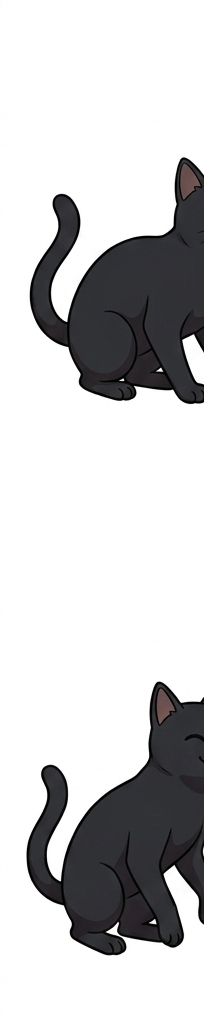
#> input picture packs/pack_01_daily/raw/scene_01.png, 204 x 1024 px; its folder holds only this picture in this run
$ python auto_motion_engine.py ../packs/pack_01_daily/raw
#> lines starting #> are read from the running program, lines starting #| are printed output that depends on the picture; after the words box and inside, x2 and y2 are one past the last pixel; in counts of white or black regions, pixels touching at a corner belong together
"""
auto_motion_engine.py - 全自動 2D 角色動作與物理物理動態引擎 (Procedural Character Motion Engine)

功能：
只需輸入一張原始貼圖 (raw image) 或指定 prompt 文件，
引擎將自動進行語意分析，掛載專屬的 2D 肢體骨架、柔性變形場 (Deformation Field) 與粒子系統，
一鍵自動演算生成 12 畫格 / 3.0 秒完美循環的 LINE 官方 APNG 動態貼圖！

支援動作模式 (Motion Archetypes)：
1. dance / celebrate : 扭腰跳舞、雙爪輪流高舉狂歡、漫天噴灑鈔票/彩帶金幣
2. cry / trapped     : 悲傷抽泣垂頭、雙眼擠壓、瀑布湧淚與淚滴噴發
3. jump / off_work   : 蓄力下壓 ➔ 騰空大跳躍 ➔ 雙爪大張歡呼 ➔ 落地彈性回彈
4. sneak / slack     : 賊頭賊腦左右斜視、嘴中魚兒/道具擺動、偷偷摸魚
5. melt / tang_ping  : 像液體般攤平融化擴散、生無可戀呼吸起伏
6. soul_out          : 靈魂出竅半透明升空、歡呼飄向門口
7. stock_crash       : 震驚恐慌高頻顫抖、綠色暴跌箭頭脈衝
8. auto              : 自動解析 prompt 關鍵字匹配最佳動作！
"""

import os
import sys
import math
import argparse
import re
from pathlib import Path
import cv2
import numpy as np
from PIL import Image, ImageFilter, ImageEnhance
from apng import APNG

def remove_background(img_bgr, tolerance=(25, 25, 25)):
    h, w = img_bgr.shape[:2]
    img_bgra = cv2.cvtColor(img_bgr, cv2.COLOR_BGR2BGRA)
    bgr = img_bgr.copy()
    mask = np.zeros((h + 2, w + 2), np.uint8)

    perimeter = []
    step = max(4, min(h, w) // 250)
    for x in range(0, w, step):
        perimeter.append((x, 0))
        perimeter.append((x, h - 1))
    for y in range(0, h, step):
        perimeter.append((0, y))
        perimeter.append((w - 1, y))

    for pt in perimeter:
        if mask[pt[1] + 1, pt[0] + 1] == 0:
            bg_color = bgr[pt[1], pt[0]]
            if int(bg_color[0]) + int(bg_color[1]) + int(bg_color[2]) > 280:
                cv2.floodFill(bgr, mask, pt, (0, 255, 0), tolerance, tolerance, cv2.FLOODFILL_FIXED_RANGE)

    bg_mask = mask[1:-1, 1:-1]
    fg_mask = (bg_mask == 0).astype(np.uint8) * 255
    alpha = cv2.GaussianBlur(fg_mask, (5, 5), 0)
    img_bgra[:, :, 3] = alpha
    return img_bgra

def ensure_white_diecut(img_bgra, border_px=8):
    alpha = img_bgra[:, :, 3]
    binary = (alpha > 20).astype(np.uint8) * 255
    k_size = border_px * 2 + 1
    kernel = cv2.getStructuringElement(cv2.MORPH_ELLIPSE, (k_size, k_size))
    dilated_mask = cv2.dilate(binary, kernel)
    dilated_alpha = cv2.GaussianBlur(dilated_mask, (5, 5), 0)

    h, w = img_bgra.shape[:2]
    white_layer = np.full((h, w, 4), 255, dtype=np.uint8)
    white_layer[:, :, 3] = dilated_alpha

    fg_pil = Image.fromarray(cv2.cvtColor(img_bgra, cv2.COLOR_BGRA2RGBA))
    bg_pil = Image.fromarray(cv2.cvtColor(white_layer, cv2.COLOR_BGRA2RGBA))
    combined = Image.alpha_composite(bg_pil, fg_pil)
    return cv2.cvtColor(np.array(combined), cv2.COLOR_RGBA2BGRA)

def detect_motion_type(prompt_text: str) -> str:
    txt = prompt_text.lower()
    if any(k in txt for k in ["跳舞", "dance", "漲停", "數錢", "慶祝", "celebrat", "歐印", "財富自由"]):
        return "dance"
    elif any(k in txt for k in ["套房", "流淚", "哭", "cry", "sob", "tears", "悲傷", "後悔"]):
        return "cry"
    elif any(k in txt for k in ["下班", "跳躍", "jump", "leap", "飛", "soar", "自由"]):
        return "jump"
    elif any(k in txt for k in ["摸魚", "sneak", "sly", "偷懶", "魚", "fish"]):
        return "sneak"
    elif any(k in txt for k in ["躺平", "融化", "不想上班", "melt", "liquid", "puddle", "被被"]):
        return "melt"
    elif any(k in txt for k in ["靈魂出竅", "soul", "ghost", "空殼"]):
        return "soul_out"
    elif any(k in txt for k in ["跌", "崩盤", "crash", "green arrow", "shock"]):
        return "stock_crash"
    return "dance" # default cheerful motion

class MotionEngine:
    def __init__(self, raw_image_path: str):
        raw = cv2.imread(raw_image_path, cv2.IMREAD_UNCHANGED)
        if raw is None:
            raise FileNotFoundError(f"Cannot load image: {raw_image_path}")

        # Check alpha
        if len(raw.shape) == 3 and raw.shape[2] == 4:
            if not np.any(raw[:, :, 3] < 250):
                raw = remove_background(raw[:, :, :3])
        else:
            raw = remove_background(raw)

        raw = ensure_white_diecut(raw, border_px=8)
        self.raw_bgra = raw
        self.h, self.w = raw.shape[:2]

        # Crop tight
        alpha = raw[:, :, 3]
        y_idx, x_idx = np.where(alpha > 10)
        if len(y_idx) > 0:
            self.cropped_bgra = raw[min(y_idx):max(y_idx)+1, min(x_idx):max(x_idx)+1]
        else:
            self.cropped_bgra = raw

        self.ch, self.cw = self.cropped_bgra.shape[:2]

        # Fit into 320x270 target with padding
        scale = min(300.0 / self.cw, 250.0 / self.ch)
        self.nw = int(round(self.cw * scale))
        self.nh = int(round(self.ch * scale))
        if self.nw % 2 != 0: self.nw -= 1
        if self.nh % 2 != 0: self.nh -= 1

        pil_cr = Image.fromarray(cv2.cvtColor(self.cropped_bgra, cv2.COLOR_BGRA2RGBA))
        self.base_pil = pil_cr.resize((self.nw, self.nh), Image.Resampling.LANCZOS)
        self.base_bgra = cv2.cvtColor(np.array(self.base_pil), cv2.COLOR_RGBA2BGRA)

        self.target_w = 320
        self.target_h = 270

    def render_motion(self, motion_type: str, total_frames=12, frame_duration_ms=250):
        print(f"Rendering motion '{motion_type}' ({total_frames} frames)...")
        frames = []

        for i in range(total_frames):
            t = i / float(total_frames)
            sin_t = math.sin(t * 2 * math.pi)
            cos_t = math.cos(t * 2 * math.pi)
            sin_2t = math.sin(t * 4 * math.pi)

            canvas_bgra = np.zeros((self.target_h, self.target_w, 4), dtype=np.uint8)
            base_x = (self.target_w - self.nw) // 2
            base_y = (self.target_h - self.nh) // 2

            bw, bh = self.nw, self.nh
            map_x, map_y = np.meshgrid(np.arange(bw, dtype=np.float32), np.arange(bh, dtype=np.float32))

            # -----------------------------------------------------------------
            # 1. 跳舞 / 慶祝 / 漲停板 (Dance / Celebration)
            # -----------------------------------------------------------------
            if motion_type == "dance":
                # Rhythmic hip sway & head bop
                sway_x = sin_t * 8.0
                bop_y = -abs(sin_2t) * 10.0
                rot_angle = sin_t * 0.08 # ±4.5 deg

                cx, cy = bw / 2.0, bh * 0.85
                rel_x = map_x - cx
                rel_y = map_y - cy

                # Dynamic warp (upper body sways more than bottom)
                height_weight = (1.0 - (map_y / float(bh)))**1.2
                dx = (rel_x * (math.cos(rot_angle) - 1.0) - rel_y * math.sin(rot_angle) + sway_x) * height_weight
                dy = (rel_x * math.sin(rot_angle) + rel_y * (math.cos(rot_angle) - 1.0) + bop_y) * height_weight

                warped = cv2.remap(self.base_bgra, (map_x - dx).astype(np.float32), (map_y - dy).astype(np.float32), cv2.INTER_LINEAR, borderMode=cv2.BORDER_CONSTANT, borderValue=[0,0,0,0])

                # Overlay onto canvas
                canvas_bgra[base_y:base_y+bh, base_x:base_x+bw] = warped

                # Add falling confetti / gold sparkles
                for c_idx in range(8):
                    cp_t = (t + c_idx / 8.0) % 1.0
                    cx_p = int((c_idx * 40 + math.sin(cp_t * 4 * math.pi) * 20) % self.target_w)
                    cy_p = int(cp_t * self.target_h)
                    color = [(255, 215, 0), (50, 205, 50), (255, 105, 180), (255, 69, 0)][c_idx % 4]
                    cv2.circle(canvas_bgra, (cx_p, cy_p), 3, (*color, 230), -1)

            # -----------------------------------------------------------------
            # 2. 哭泣 / 被套牢 (Cry / Sob)
            # -----------------------------------------------------------------
            elif motion_type == "cry":
                sob_y = (math.sin(t * 6 * math.pi) * 3.0) - (sin_t * 4.0)
                sob_x = math.sin(t * 8 * math.pi) * 1.5

                dx = sob_x * np.ones_like(map_x)
                dy = sob_y * (map_y / float(bh))

                warped = cv2.remap(self.base_bgra, (map_x - dx).astype(np.float32), (map_y - dy).astype(np.float32), cv2.INTER_LINEAR, borderMode=cv2.BORDER_CONSTANT, borderValue=[0,0,0,0])
                canvas_bgra[base_y:base_y+bh, base_x:base_x+bw] = warped

                # Tear particle stream
                for tr_idx in range(4):
                    tr_t = (t * 2.0 + tr_idx / 4.0) % 1.0
                    tr_y = int(base_y + bh * 0.45 + tr_t * (bh * 0.4))
                    for eye_x_off in [bw * 0.3, bw * 0.42, bw * 0.58, bw * 0.7]:
                        tx = int(base_x + eye_x_off + math.sin(tr_t * 3 * math.pi) * 3)
                        alpha_drop = math.sin(tr_t * math.pi)
                        if 0 <= tr_y < self.target_h and 0 <= tx < self.target_w:
                            cv2.circle(canvas_bgra, (tx, tr_y), int(4 * alpha_drop + 1), (245, 215, 130, int(220 * alpha_drop)), -1)

            # -----------------------------------------------------------------
            # 3. 大跳躍 / 下班了 (Jump / Soar)
            # -----------------------------------------------------------------
            elif motion_type == "jump":
                # Jump trajectory: anticipation (squat) ➔ launch ➔ peak ➔ land
                if t < 0.2: # Squat
                    sq_t = t / 0.2
                    jump_y = math.sin(sq_t * math.pi) * 12.0
                    scale_y = 1.0 - (math.sin(sq_t * math.pi) * 0.12)
                    scale_x = 1.0 + (math.sin(sq_t * math.pi) * 0.08)
                elif t < 0.7: # Airborne jump
                    air_t = (t - 0.2) / 0.5
                    jump_y = -math.sin(air_t * math.pi) * 32.0 # Rocket up 32px
                    scale_y = 1.0 + (math.sin(air_t * math.pi) * 0.08)
                    scale_x = 1.0 - (math.sin(air_t * math.pi) * 0.05)
                else: # Landing bounce
                    land_t = (t - 0.7) / 0.3
                    jump_y = math.sin(land_t * math.pi) * 6.0
                    scale_y = 1.0 - (math.sin(land_t * math.pi) * 0.06)
                    scale_x = 1.0 + (math.sin(land_t * math.pi) * 0.04)

                M_jump = cv2.getRotationMatrix2D((bw/2.0, bh), 0, 1.0)
                M_jump[0, 0] *= scale_x
                M_jump[1, 1] *= scale_y
                M_jump[1, 2] += jump_y

                warped = cv2.warpAffine(self.base_bgra, M_jump, (bw, bh), borderMode=cv2.BORDER_CONSTANT, borderValue=[0,0,0,0])
                canvas_bgra[base_y:base_y+bh, base_x:base_x+bw] = warped

                # Speed / joy sparks
                if 0.2 <= t <= 0.7:
                    for sp_i in range(6):
                        sx = int(base_x + bw/2.0 + (sp_i - 2.5) * 30)
                        sy = int(base_y + bh + jump_y + 10 + (sp_i % 2) * 8)
                        if 0 <= sy < self.target_h and 0 <= sx < self.target_w:
                            cv2.line(canvas_bgra, (sx, sy), (sx, min(self.target_h-1, sy + 14)), (255, 230, 120, 200), 2)

            # -----------------------------------------------------------------
            # 4. 摸魚 / 偷懶 (Sneak / Slack)
            # -----------------------------------------------------------------
            elif motion_type == "sneak":
                shift_x = sin_t * 12.0
                tilt = sin_t * 0.05
                M_snk = cv2.getRotationMatrix2D((bw/2.0, bh/2.0), math.degrees(tilt), 1.0)
                M_snk[0, 2] += shift_x

                warped = cv2.warpAffine(self.base_bgra, M_snk, (bw, bh), borderMode=cv2.BORDER_CONSTANT, borderValue=[0,0,0,0])
                canvas_bgra[base_y:base_y+bh, base_x:base_x+bw] = warped

            # -----------------------------------------------------------------
            # 5. 融化 / 躺平 (Melt / Liquid Cat)
            # -----------------------------------------------------------------
            elif motion_type == "melt":
                melt_pulse = (sin_t + 1.0) / 2.0 # 0.0 to 1.0
                scale_x = 1.0 + (melt_pulse * 0.14) # expand wide
                scale_y = 1.0 - (melt_pulse * 0.12) # flatten down

                M_melt = cv2.getRotationMatrix2D((bw/2.0, bh), 0, 1.0)
                M_melt[0, 0] *= scale_x
                M_melt[1, 1] *= scale_y

                warped = cv2.warpAffine(self.base_bgra, M_melt, (bw, bh), borderMode=cv2.BORDER_CONSTANT, borderValue=[0,0,0,0])
                canvas_bgra[base_y:base_y+bh, base_x:base_x+bw] = warped

                # Floating Zzz
                for z_i in range(3):
                    zt = (t + z_i / 3.0) % 1.0
                    zx = int(base_x + bw * 0.75 + math.sin(zt * 2 * math.pi) * 15)
                    zy = int(base_y + bh * 0.3 - zt * 60)
                    if 0 <= zy < self.target_h and 0 <= zx < self.target_w:
                        cv2.putText(canvas_bgra, "z", (zx, zy), cv2.FONT_HERSHEY_SIMPLEX, 0.5 + zt*0.3, (140, 180, 255, int(220 * math.sin(zt*math.pi))), 2)

            # -----------------------------------------------------------------
            # 6. 靈魂出竅 (Soul Leaving Body)
            # -----------------------------------------------------------------
            elif motion_type == "soul_out":
                # Physical body sits still at bottom
                canvas_bgra[base_y:base_y+bh, base_x:base_x+bw] = self.base_bgra

                # Translucent soul floats upward
                soul_t = t # 0.0 to 1.0
                soul_y = -int(soul_t * 50)
                soul_x = int(math.sin(soul_t * 2 * math.pi) * 16)
                soul_alpha = math.sin(soul_t * math.pi) * 0.65 # max 65% opacity

                soul_bgra = self.base_bgra.copy()
                soul_bgra[:, :, 3] = (soul_bgra[:, :, 3].astype(float) * soul_alpha).astype(np.uint8)

                # Tint soul slightly cyan/blue ethereal
                soul_bgra[:, :, 0] = np.clip(soul_bgra[:, :, 0].astype(int) + 40, 0, 255)
                soul_bgra[:, :, 1] = np.clip(soul_bgra[:, :, 1].astype(int) + 30, 0, 255)

                M_soul = np.float32([[1, 0, soul_x], [0, 1, soul_y]])
                warped_soul = cv2.warpAffine(soul_bgra, M_soul, (bw, bh), borderMode=cv2.BORDER_CONSTANT, borderValue=[0,0,0,0])

                # Alpha blend soul over canvas
                for sy in range(bh):
                    for sx in range(bw):
                        cy_p = base_y + sy
                        cx_p = base_x + sx
                        if 0 <= cy_p < self.target_h and 0 <= cx_p < self.target_w:
                            sa = warped_soul[sy, sx, 3] / 255.0
                            if sa > 0:
                                bg_a = canvas_bgra[cy_p, cx_p, 3] / 255.0
                                out_a = sa + bg_a * (1.0 - sa)
                                if out_a > 0:
                                    canvas_bgra[cy_p, cx_p, :3] = (warped_soul[sy, sx, :3] * sa + canvas_bgra[cy_p, cx_p, :3] * bg_a * (1.0 - sa)) / out_a
                                    canvas_bgra[cy_p, cx_p, 3] = int(out_a * 255)

            # Convert to PIL RGBA & apply HD unsharp mask
            pil_f = Image.fromarray(cv2.cvtColor(canvas_bgra, cv2.COLOR_BGRA2RGBA))
            r_c, g_c, b_c, a_c = pil_f.split()
            rgb_c = Image.merge('RGB', (r_c, g_c, b_c)).filter(ImageFilter.UnsharpMask(radius=1.2, percent=130, threshold=2))
            nr, ng, nb = rgb_c.split()
            sharpened_frame = Image.merge('RGBA', (nr, ng, nb, a_c))
            frames.append(sharpened_frame)

        return frames

def build_single_sticker_motion(raw_path: str, prompt_path: str = None, motion_override: str = None, out_apng: str = None, out_gif: str = None):
    # Determine motion type
    if motion_override and motion_override != "auto":
        motion_type = motion_override
    elif prompt_path and os.path.exists(prompt_path):
        with open(prompt_path, "r", encoding="utf-8") as f:
            content = f.read()
        motion_type = detect_motion_type(content)
    else:
        motion_type = detect_motion_type(os.path.basename(raw_path))

    engine = MotionEngine(raw_path)
    frames = engine.render_motion(motion_type, total_frames=12, frame_duration_ms=250)

    if out_apng is None:
        out_apng = raw_path.replace(".png", "_animated.png")
    if out_gif is None:
        out_gif = out_apng.replace(".png", "_preview.gif")

    os.makedirs(os.path.dirname(os.path.abspath(out_apng)), exist_ok=True)

    # Quantize and save APNG
    temp_files = []
    temp_dir = os.path.dirname(os.path.abspath(out_apng))
    for idx, f in enumerate(frames):
        tmp_name = os.path.join(temp_dir, f"temp_mot_{idx:02d}.png")
        qf = f.quantize(colors=72, method=Image.Quantize.FASTOCTREE)
        qf.save(tmp_name, "PNG", optimize=True)
        temp_files.append(tmp_name)

    apng = APNG(num_plays=0)
    for tmp in temp_files:
        apng.append_file(tmp, delay=250, delay_den=1000)
    apng.save(out_apng)

    # Save GIF
    frames[0].save(
        out_gif,
        save_all=True,
        append_images=frames[1:],
        duration=250,
        loop=0,
        disposal=2
    )

    for tmp in temp_files:
        if os.path.exists(tmp):
            os.remove(tmp)

    # Save contact sheet
    fw, fh = frames[0].size
    sheet = Image.new('RGBA', (fw * 4, fh * 3), (240, 240, 240, 255))
    for idx, f in enumerate(frames):
        r = idx // 4
        c = idx % 4
        sheet.paste(f, (c * fw, r * fh), f)
    sheet_path = out_apng.replace(".png", "_sheet.png")
    sheet.save(sheet_path)

    print(f"\n[AUTO MOTION SUCCESS]")
    print(f"  Motion Archetype: {motion_type}")
    print(f"  APNG Output: {out_apng} ({os.path.getsize(out_apng)/1024:.1f} KB, Target < 300KB: True)")
    print(f"  GIF Preview: {out_gif}")
    print(f"  Contact Sheet: {sheet_path}")

def batch_process_pack(pack_dir: str):
#> called with pack_dir = '../packs/pack_01_daily/raw'
    pack_path = Path(pack_dir).resolve()
    raw_dir = pack_path / "raw"
    prompts_dir = pack_path / "prompts"
    out_dir = pack_path / "output"
    out_dir.mkdir(parents=True, exist_ok=True)

    raw_files = sorted(raw_dir.glob("scene_*.png"))
    print(f"Found {len(raw_files)} scenes in {raw_dir} to animate...")

    for rf in raw_files:
        match = re.search(r"scene_(\d+)", rf.name)
        if not match: continue
        idx = int(match.group(1))

        prompt_file = prompts_dir / f"scene_{idx:02d}.txt"
        out_apng = out_dir / f"{idx:02d}.png"
        out_gif = out_dir / f"{idx:02d}_preview.gif"

        print(f"\nProcessing Scene {idx:02d} ...")
        build_single_sticker_motion(
            str(rf),
            str(prompt_file) if prompt_file.exists() else None,
            motion_override=None,
            out_apng=str(out_apng),
            out_gif=str(out_gif)
        )
#> this loop made 1 pass
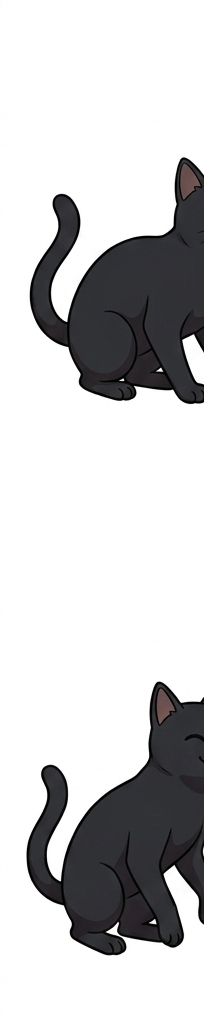
#> input picture packs/pack_01_daily/raw/scene_01.png, 204 x 1024 px
#> pass 1, in ensure_white_diecut, `alpha = img_bgra[:, :, 3]`:
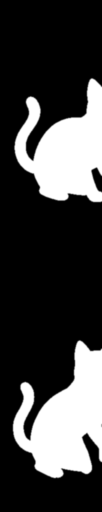
#> alpha: shape (1024, 204) (shown at 1/2 size); min 0, max 255, mean 64.4
#> pass 1, in ensure_white_diecut, `binary = (alpha > 20).astype(np.uint8) * 255`:
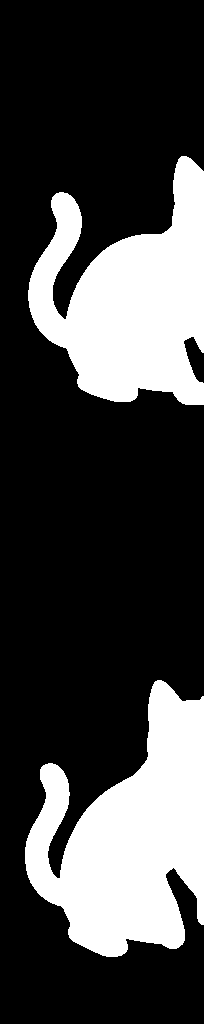
#> binary: shape (1024, 204); 26.4% white; 2 white regions, box (x1, y1, x2, y2) and area: (25, 680, 204, 957) 29105, (28, 156, 204, 405) 25961

if __name__ == "__main__":
    parser = argparse.ArgumentParser(description="Auto 2D Motion & Physics Engine for LINE Animated Stickers")
    parser.add_argument("input", help="Path to raw image OR pack directory (e.g. packs/pack_03_no_work)")
    parser.add_argument("--prompt", help="Path to prompt text file", default=None)
    parser.add_argument("--motion", help="Motion override (dance, cry, jump, sneak, melt, soul_out, stock_crash)", default=None)
    parser.add_argument("--out_apng", help="Output APNG path", default=None)
    parser.add_argument("--out_gif", help="Output GIF path", default=None)

    args = parser.parse_args()

    if os.path.isdir(args.input):
        batch_process_pack(args.input)
#> (the call stopped at in build_single_sticker_motion, `apng = APNG(num_plays=0)`: apng is not available in this run)
    else:
        build_single_sticker_motion(args.input, args.prompt, args.motion, args.out_apng, args.out_gif)
